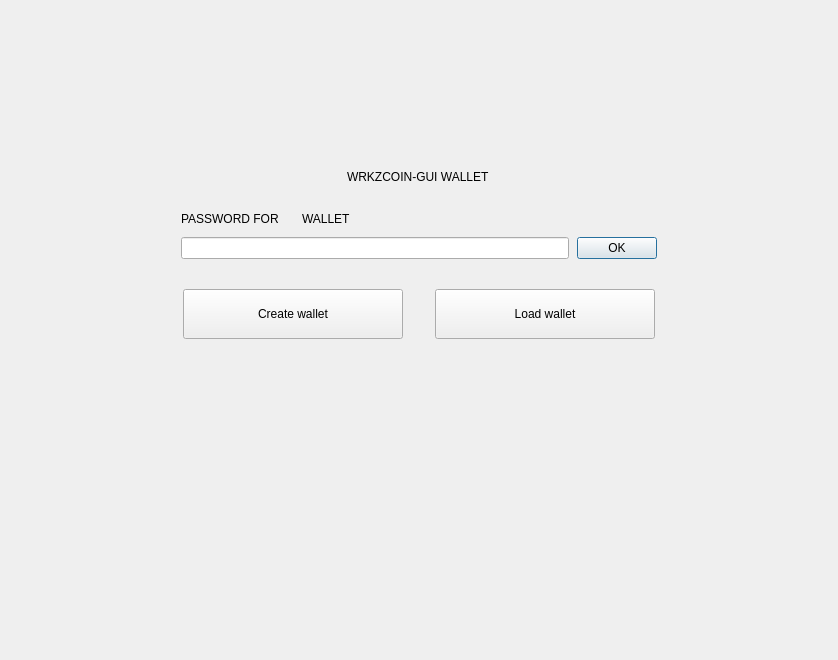
<?xml version="1.0" encoding="UTF-8"?>
<ui version="4.0">
 <class>NoWalletFrame</class>
 <widget class="QFrame" name="NoWalletFrame">
  <property name="geometry">
   <rect>
    <x>0</x>
    <y>0</y>
    <width>838</width>
    <height>660</height>
   </rect>
  </property>
  <property name="windowTitle">
   <string>Frame</string>
  </property>
  <property name="frameShape">
   <enum>QFrame::NoFrame</enum>
  </property>
  <property name="frameShadow">
   <enum>QFrame::Raised</enum>
  </property>
  <layout class="QVBoxLayout" name="verticalLayout">
   <property name="spacing">
    <number>0</number>
   </property>
   <property name="leftMargin">
    <number>0</number>
   </property>
   <property name="topMargin">
    <number>0</number>
   </property>
   <property name="rightMargin">
    <number>0</number>
   </property>
   <property name="bottomMargin">
    <number>0</number>
   </property>
   <item>
    <spacer name="verticalSpacer">
     <property name="orientation">
      <enum>Qt::Vertical</enum>
     </property>
     <property name="sizeType">
      <enum>QSizePolicy::Fixed</enum>
     </property>
     <property name="sizeHint" stdset="0">
      <size>
       <width>20</width>
       <height>170</height>
      </size>
     </property>
    </spacer>
   </item>
   <item alignment="Qt::AlignHCenter">
    <widget class="WalletGui::WalletHeaderLabel" name="m_welcomeLabel">
     <property name="text">
      <string>WRKZCOIN-GUI WALLET</string>
     </property>
    </widget>
   </item>
   <item>
    <spacer name="verticalSpacer_4">
     <property name="orientation">
      <enum>Qt::Vertical</enum>
     </property>
     <property name="sizeType">
      <enum>QSizePolicy::Fixed</enum>
     </property>
     <property name="sizeHint" stdset="0">
      <size>
       <width>20</width>
       <height>25</height>
      </size>
     </property>
    </spacer>
   </item>
   <item alignment="Qt::AlignHCenter">
    <widget class="QFrame" name="m_passwordFrame">
     <property name="minimumSize">
      <size>
       <width>476</width>
       <height>0</height>
      </size>
     </property>
     <property name="maximumSize">
      <size>
       <width>338</width>
       <height>16777215</height>
      </size>
     </property>
     <property name="frameShape">
      <enum>QFrame::NoFrame</enum>
     </property>
     <property name="frameShadow">
      <enum>QFrame::Raised</enum>
     </property>
     <layout class="QVBoxLayout" name="verticalLayout_2">
      <property name="spacing">
       <number>8</number>
      </property>
      <property name="leftMargin">
       <number>0</number>
      </property>
      <property name="topMargin">
       <number>0</number>
      </property>
      <property name="rightMargin">
       <number>0</number>
      </property>
      <property name="bottomMargin">
       <number>0</number>
      </property>
      <item>
       <layout class="QHBoxLayout" name="horizontalLayout_4">
        <item>
         <widget class="QLabel" name="m_passwordTextLabel">
          <property name="sizePolicy">
           <sizepolicy hsizetype="Maximum" vsizetype="Preferred">
            <horstretch>0</horstretch>
            <verstretch>0</verstretch>
           </sizepolicy>
          </property>
          <property name="styleSheet">
           <string notr="true">[errorState=&quot;true&quot;] {
  color: #ef3131;
}</string>
          </property>
          <property name="text">
           <string>PASSWORD FOR</string>
          </property>
         </widget>
        </item>
        <item>
         <widget class="QLabel" name="m_walletNameLabel">
          <property name="text">
           <string/>
          </property>
         </widget>
        </item>
        <item>
         <widget class="QLabel" name="m_walletTextLabel">
          <property name="text">
           <string>WALLET</string>
          </property>
         </widget>
        </item>
        <item>
         <spacer name="horizontalSpacer_4">
          <property name="orientation">
           <enum>Qt::Horizontal</enum>
          </property>
          <property name="sizeHint" stdset="0">
           <size>
            <width>40</width>
            <height>20</height>
           </size>
          </property>
         </spacer>
        </item>
       </layout>
      </item>
      <item>
       <layout class="QHBoxLayout" name="horizontalLayout_5">
        <item>
         <widget class="QLineEdit" name="m_passwordEdit">
          <property name="sizePolicy">
           <sizepolicy hsizetype="Expanding" vsizetype="Fixed">
            <horstretch>0</horstretch>
            <verstretch>0</verstretch>
           </sizepolicy>
          </property>
          <property name="styleSheet">
           <string notr="true">[errorState=&quot;true&quot;] {
  border-color: #ef3131;
}</string>
          </property>
          <property name="echoMode">
           <enum>QLineEdit::Password</enum>
          </property>
         </widget>
        </item>
        <item>
         <widget class="WalletGui::WalletOkButton" name="m_okButton">
          <property name="enabled">
           <bool>true</bool>
          </property>
          <property name="text">
           <string>OK</string>
          </property>
          <property name="default">
           <bool>true</bool>
          </property>
         </widget>
        </item>
       </layout>
      </item>
     </layout>
    </widget>
   </item>
   <item>
    <spacer name="verticalSpacer_2">
     <property name="orientation">
      <enum>Qt::Vertical</enum>
     </property>
     <property name="sizeType">
      <enum>QSizePolicy::Fixed</enum>
     </property>
     <property name="sizeHint" stdset="0">
      <size>
       <width>20</width>
       <height>30</height>
      </size>
     </property>
    </spacer>
   </item>
   <item>
    <layout class="QHBoxLayout" name="horizontalLayout">
     <property name="spacing">
      <number>0</number>
     </property>
     <item>
      <spacer name="horizontalSpacer_2">
       <property name="orientation">
        <enum>Qt::Horizontal</enum>
       </property>
       <property name="sizeHint" stdset="0">
        <size>
         <width>40</width>
         <height>20</height>
        </size>
       </property>
      </spacer>
     </item>
     <item>
      <widget class="WalletGui::WalletLargeBlueButton" name="m_createWalletButton">
       <property name="sizePolicy">
        <sizepolicy hsizetype="Fixed" vsizetype="Fixed">
         <horstretch>0</horstretch>
         <verstretch>0</verstretch>
        </sizepolicy>
       </property>
       <property name="minimumSize">
        <size>
         <width>220</width>
         <height>50</height>
        </size>
       </property>
       <property name="maximumSize">
        <size>
         <width>220</width>
         <height>50</height>
        </size>
       </property>
       <property name="text">
        <string>Create wallet</string>
       </property>
      </widget>
     </item>
     <item>
      <spacer name="horizontalSpacer">
       <property name="orientation">
        <enum>Qt::Horizontal</enum>
       </property>
       <property name="sizeType">
        <enum>QSizePolicy::Fixed</enum>
       </property>
       <property name="sizeHint" stdset="0">
        <size>
         <width>32</width>
         <height>20</height>
        </size>
       </property>
      </spacer>
     </item>
     <item>
      <widget class="WalletGui::WalletLargeBlueButton" name="m_openWalletButton">
       <property name="sizePolicy">
        <sizepolicy hsizetype="Fixed" vsizetype="Fixed">
         <horstretch>0</horstretch>
         <verstretch>0</verstretch>
        </sizepolicy>
       </property>
       <property name="minimumSize">
        <size>
         <width>220</width>
         <height>50</height>
        </size>
       </property>
       <property name="maximumSize">
        <size>
         <width>220</width>
         <height>50</height>
        </size>
       </property>
       <property name="text">
        <string>Load wallet</string>
       </property>
      </widget>
     </item>
     <item>
      <spacer name="horizontalSpacer_3">
       <property name="orientation">
        <enum>Qt::Horizontal</enum>
       </property>
       <property name="sizeHint" stdset="0">
        <size>
         <width>40</width>
         <height>20</height>
        </size>
       </property>
      </spacer>
     </item>
    </layout>
   </item>
   <item>
    <spacer name="verticalSpacer_3">
     <property name="orientation">
      <enum>Qt::Vertical</enum>
     </property>
     <property name="sizeHint" stdset="0">
      <size>
       <width>20</width>
       <height>376</height>
      </size>
     </property>
    </spacer>
   </item>
  </layout>
 </widget>
 <customwidgets>
  <customwidget>
   <class>WalletGui::WalletOkButton</class>
   <extends>QPushButton</extends>
   <header>Gui/Common/WalletOkButton.h</header>
  </customwidget>
  <customwidget>
   <class>WalletGui::WalletHeaderLabel</class>
   <extends>QLabel</extends>
   <header>Gui/Common/WalletTextLabel.h</header>
  </customwidget>
  <customwidget>
   <class>WalletGui::WalletLargeBlueButton</class>
   <extends>QPushButton</extends>
   <header>Gui/Common/WalletBlueButton.h</header>
  </customwidget>
 </customwidgets>
 <resources/>
 <connections>
  <connection>
   <sender>m_okButton</sender>
   <signal>clicked()</signal>
   <receiver>NoWalletFrame</receiver>
   <slot>okClicked()</slot>
   <hints>
    <hint type="sourcelabel">
     <x>498</x>
     <y>266</y>
    </hint>
    <hint type="destinationlabel">
     <x>418</x>
     <y>329</y>
    </hint>
   </hints>
  </connection>
  <connection>
   <sender>m_passwordEdit</sender>
   <signal>textChanged(QString)</signal>
   <receiver>NoWalletFrame</receiver>
   <slot>passwordChanged(QString)</slot>
   <hints>
    <hint type="sourcelabel">
     <x>374</x>
     <y>265</y>
    </hint>
    <hint type="destinationlabel">
     <x>418</x>
     <y>329</y>
    </hint>
   </hints>
  </connection>
  <connection>
   <sender>m_passwordEdit</sender>
   <signal>returnPressed()</signal>
   <receiver>m_okButton</receiver>
   <slot>click()</slot>
   <hints>
    <hint type="sourcelabel">
     <x>374</x>
     <y>265</y>
    </hint>
    <hint type="destinationlabel">
     <x>616</x>
     <y>256</y>
    </hint>
   </hints>
  </connection>
 </connections>
 <slots>
  <signal>createWalletClickedSignal()</signal>
  <signal>openWalletClickedSignal()</signal>
  <slot>okClicked()</slot>
  <slot>passwordChanged(QString)</slot>
 </slots>
</ui>
